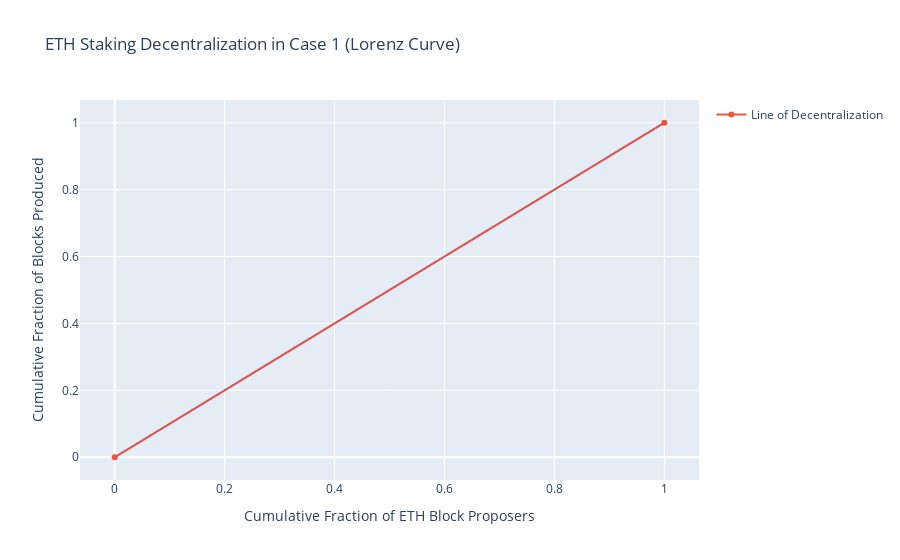
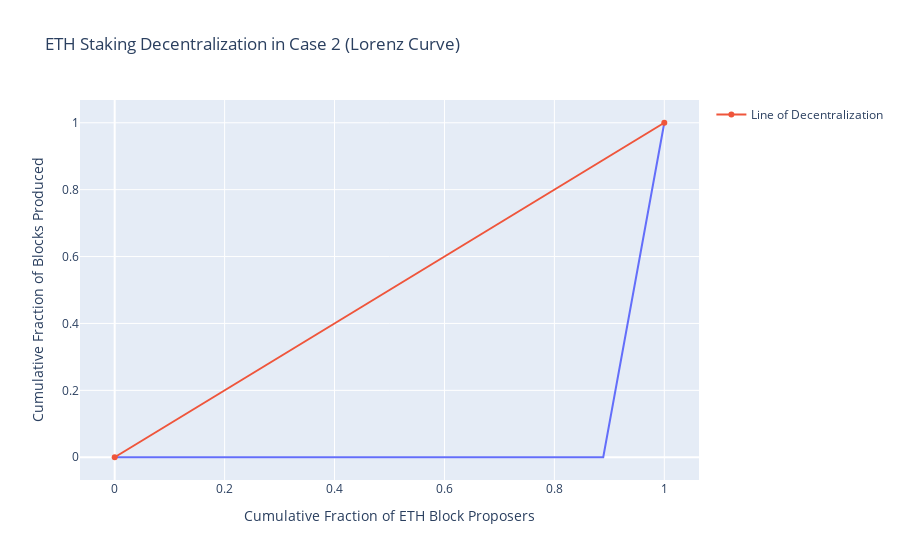

Notebook code cell kept with these figures, in order:
### Markdown cell above
In traditional economics, the Gini coefficient or the Gini index is a measure of wealth inequalities that exist within a given population. 

The Lorenz curve is essentially the graph that is obtained from plotting the cumulative % of the population  to the cumulative % of wealth or participation. The basic concept is put forth in this diagram below [Also explained in more detail with 2 examples later in the same section]: 

![image.png](attachment:d9ad5afc-9e25-429e-9206-8caa2d7c56ad.png)

Subsiquently, the formula to calculate the Gini coefficient is as follows [Also explained in more detail with 2 examples later in the same section]::

![image.png](attachment:0d62d5f0-5ff2-41ad-9aa3-a5366feb16f6.png)

In order to calculate the decentralization of Blockchain systems, the "wealth inequlaity" can be compared to inequalities in the distribution of block rewards for honest block proposers and the population can be compared to active validators in ETH staking. 

To get a better understanding of this metric let us consider the following 2 examples:

1) **CASE 1**: Consider a situation where there are 10 staking entities which control equal amounts of ETH staked in the Beacon Chain. Thus according to the [specs](https://github.com/ethereum/eth2.0-specs), all block proposer rewards should be split equally among them.

2) **CASE 2**: Consider a situation where there are 10 staking entities among which on entity controls almost all (around 99%) the ETH staked in the Beacon Chain. Thus, most of the block proposer rewards should be go to validators that belong to that entity, and in a given timeframe it can be argued that it is likely that all blocks produced in that timeframe are by proposers belonging to this entity. 

The Lorenz curve for these two situations would look something like this:

### Code cell
#In order to run this chunk of code please run the blocks of code contaning the function definitions first (later in the notebook)

list_case_1 = np.array([1,1,1,1,1,1,1,1,1])
list_case_2 = np.array([0,0,0,0,0,0,0,0,1]) 

lorenz_curve_case_1 = lorenz(list_case_1)
lorenz_curve_case_2 = lorenz(list_case_2)


fig = px.line(y = lorenz_curve_case_1, x = lorenz_curve_case_1, title = "ETH Staking Decentralization in Case 1 (Lorenz Curve)", labels = {"x": "Cumulative Fraction of ETH Block Proposers", "y": "Cumulative Fraction of Blocks Produced"})
fig.add_scatter(x = [0,1], y = [0,1], name = "Line of Decentralization")
fig.show()

fig = px.line(y = lorenz_curve_case_2 , x = lorenz_curve_case_1, title = "ETH Staking Decentralization in Case 2 (Lorenz Curve)", labels = {"x": "Cumulative Fraction of ETH Block Proposers", "y": "Cumulative Fraction of Blocks Produced"})
fig.add_scatter(x = [0,1], y = [0,1], name = "Line of Decentralization")
fig.show()

### Figure 1 — Plotly figure (JSON) as saved in the notebook; plotly's stock layout.template omitted (floating-point values rounded to 4 significant figures)
{"data": [{"hovertemplate": "Cumulative Fraction of ETH Block Proposers=%{x}<br>Cumulative Fraction of Blocks Produced=%{y}<extra></extra>", "legendgroup": "", "line": {"color": "#636efa", "dash": "solid"}, "mode": "lines", "name": "", "orientation": "v", "showlegend": false, "type": "scatter", "x": [0, 0.1111, 0.2222, 0.3333, 0.4444, 0.5556, 0.6667, 0.7778, 0.8889, 1], "xaxis": "x", "y": [0, 0.1111, 0.2222, 0.3333, 0.4444, 0.5556, 0.6667, 0.7778, 0.8889, 1], "yaxis": "y"}, {"name": "Line of Decentralization", "type": "scatter", "x": [0, 1], "y": [0, 1]}], "layout": {"autosize": true, "legend": {"tracegroupgap": 0}, "title": {"text": "ETH Staking Decentralization in Case 1 (Lorenz Curve)"}, "xaxis": {"anchor": "y", "autorange": true, "domain": [0, 1], "range": [-0.06425, 1.064], "title": {"text": "Cumulative Fraction of ETH Block Proposers"}, "type": "linear"}, "yaxis": {"anchor": "x", "autorange": true, "domain": [0, 1], "range": [-0.07325, 1.073], "title": {"text": "Cumulative Fraction of Blocks Produced"}, "type": "linear"}}}

### Figure 2 — Plotly figure (JSON) as saved in the notebook; plotly's stock layout.template omitted (floating-point values rounded to 4 significant figures)
{"data": [{"hovertemplate": "Cumulative Fraction of ETH Block Proposers=%{x}<br>Cumulative Fraction of Blocks Produced=%{y}<extra></extra>", "legendgroup": "", "line": {"color": "#636efa", "dash": "solid"}, "mode": "lines", "name": "", "orientation": "v", "showlegend": false, "type": "scatter", "x": [0, 0.1111, 0.2222, 0.3333, 0.4444, 0.5556, 0.6667, 0.7778, 0.8889, 1], "xaxis": "x", "y": [0, 0, 0, 0, 0, 0, 0, 0, 0, 1], "yaxis": "y"}, {"name": "Line of Decentralization", "type": "scatter", "x": [0, 1], "y": [0, 1]}], "layout": {"autosize": true, "legend": {"tracegroupgap": 0}, "title": {"text": "ETH Staking Decentralization in Case 2 (Lorenz Curve)"}, "xaxis": {"anchor": "y", "autorange": true, "domain": [0, 1], "range": [-0.06425, 1.064], "title": {"text": "Cumulative Fraction of ETH Block Proposers"}, "type": "linear"}, "yaxis": {"anchor": "x", "autorange": true, "domain": [0, 1], "range": [-0.07325, 1.073], "title": {"text": "Cumulative Fraction of Blocks Produced"}, "type": "linear"}}}
